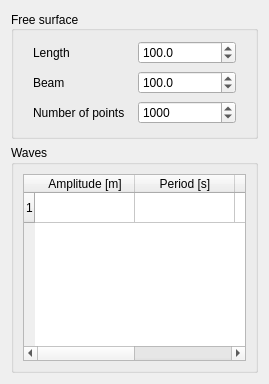
<?xml version="1.0" encoding="UTF-8"?>
<ui version="4.0">
 <class>TaskPanel</class>
 <widget class="QWidget" name="TaskPanel">
  <property name="geometry">
   <rect>
    <x>0</x>
    <y>0</y>
    <width>269</width>
    <height>384</height>
   </rect>
  </property>
  <property name="sizePolicy">
   <sizepolicy hsizetype="Preferred" vsizetype="Preferred">
    <horstretch>0</horstretch>
    <verstretch>1</verstretch>
   </sizepolicy>
  </property>
  <property name="minimumSize">
   <size>
    <width>0</width>
    <height>384</height>
   </size>
  </property>
  <property name="windowTitle">
   <string>Create new simulation</string>
  </property>
  <layout class="QGridLayout" name="gridLayout">
   <item row="0" column="0">
    <layout class="QVBoxLayout" name="verticalLayout">
     <property name="sizeConstraint">
      <enum>QLayout::SetMinimumSize</enum>
     </property>
     <item>
      <widget class="QGroupBox" name="FSDataBox">
       <property name="sizePolicy">
        <sizepolicy hsizetype="Preferred" vsizetype="Minimum">
         <horstretch>0</horstretch>
         <verstretch>1</verstretch>
        </sizepolicy>
       </property>
       <property name="minimumSize">
        <size>
         <width>0</width>
         <height>128</height>
        </size>
       </property>
       <property name="title">
        <string>Free surface</string>
       </property>
       <property name="alignment">
        <set>Qt::AlignLeading|Qt::AlignLeft|Qt::AlignVCenter</set>
       </property>
       <property name="flat">
        <bool>false</bool>
       </property>
       <layout class="QVBoxLayout" name="verticalLayout_2">
        <property name="sizeConstraint">
         <enum>QLayout::SetDefaultConstraint</enum>
        </property>
        <item>
         <layout class="QHBoxLayout" name="horizontalLayout_2">
          <property name="sizeConstraint">
           <enum>QLayout::SetMinimumSize</enum>
          </property>
          <property name="leftMargin">
           <number>10</number>
          </property>
          <property name="topMargin">
           <number>0</number>
          </property>
          <property name="rightMargin">
           <number>10</number>
          </property>
          <property name="bottomMargin">
           <number>0</number>
          </property>
          <item>
           <widget class="QLabel" name="LengthLabel">
            <property name="text">
             <string>Length</string>
            </property>
           </widget>
          </item>
          <item>
           <widget class="QDoubleSpinBox" name="Length">
            <property name="decimals">
             <number>1</number>
            </property>
            <property name="maximum">
             <double>1000000.000000000000000</double>
            </property>
            <property name="singleStep">
             <double>10.000000000000000</double>
            </property>
            <property name="value">
             <double>100.000000000000000</double>
            </property>
           </widget>
          </item>
         </layout>
        </item>
        <item>
         <layout class="QHBoxLayout" name="horizontalLayout_4">
          <property name="sizeConstraint">
           <enum>QLayout::SetMinimumSize</enum>
          </property>
          <property name="leftMargin">
           <number>10</number>
          </property>
          <property name="topMargin">
           <number>0</number>
          </property>
          <property name="rightMargin">
           <number>10</number>
          </property>
          <property name="bottomMargin">
           <number>0</number>
          </property>
          <item>
           <widget class="QLabel" name="BeamLabel">
            <property name="text">
             <string>Beam</string>
            </property>
           </widget>
          </item>
          <item>
           <widget class="QDoubleSpinBox" name="Beam">
            <property name="decimals">
             <number>1</number>
            </property>
            <property name="maximum">
             <double>1000000.000000000000000</double>
            </property>
            <property name="singleStep">
             <double>10.000000000000000</double>
            </property>
            <property name="value">
             <double>100.000000000000000</double>
            </property>
           </widget>
          </item>
         </layout>
        </item>
        <item>
         <layout class="QHBoxLayout" name="horizontalLayout_5">
          <property name="sizeConstraint">
           <enum>QLayout::SetMinimumSize</enum>
          </property>
          <property name="leftMargin">
           <number>10</number>
          </property>
          <property name="topMargin">
           <number>0</number>
          </property>
          <property name="rightMargin">
           <number>10</number>
          </property>
          <property name="bottomMargin">
           <number>0</number>
          </property>
          <item>
           <widget class="QLabel" name="NLabel">
            <property name="text">
             <string>Number of points</string>
            </property>
           </widget>
          </item>
          <item>
           <widget class="QSpinBox" name="N">
            <property name="minimum">
             <number>1</number>
            </property>
            <property name="maximum">
             <number>1000000000</number>
            </property>
            <property name="value">
             <number>1000</number>
            </property>
           </widget>
          </item>
         </layout>
        </item>
       </layout>
      </widget>
     </item>
     <item>
      <widget class="QGroupBox" name="WavesDataBox">
       <property name="sizePolicy">
        <sizepolicy hsizetype="Preferred" vsizetype="Preferred">
         <horstretch>0</horstretch>
         <verstretch>2</verstretch>
        </sizepolicy>
       </property>
       <property name="minimumSize">
        <size>
         <width>0</width>
         <height>0</height>
        </size>
       </property>
       <property name="maximumSize">
        <size>
         <width>16777215</width>
         <height>16777215</height>
        </size>
       </property>
       <property name="baseSize">
        <size>
         <width>0</width>
         <height>0</height>
        </size>
       </property>
       <property name="title">
        <string>Waves</string>
       </property>
       <layout class="QVBoxLayout" name="verticalLayout_3" stretch="0">
        <property name="sizeConstraint">
         <enum>QLayout::SetDefaultConstraint</enum>
        </property>
        <item>
         <widget class="QTableWidget" name="Waves">
          <property name="sizePolicy">
           <sizepolicy hsizetype="Preferred" vsizetype="Expanding">
            <horstretch>0</horstretch>
            <verstretch>0</verstretch>
           </sizepolicy>
          </property>
          <property name="alternatingRowColors">
           <bool>true</bool>
          </property>
          <property name="rowCount">
           <number>1</number>
          </property>
          <attribute name="horizontalHeaderVisible">
           <bool>true</bool>
          </attribute>
          <row/>
          <column>
           <property name="text">
            <string>Amplitude [m]</string>
           </property>
          </column>
          <column>
           <property name="text">
            <string>Period [s]</string>
           </property>
          </column>
          <column>
           <property name="text">
            <string>Phase [rad]</string>
           </property>
          </column>
          <column>
           <property name="text">
            <string>Heading [deg]</string>
           </property>
          </column>
         </widget>
        </item>
       </layout>
      </widget>
     </item>
    </layout>
   </item>
  </layout>
 </widget>
 <resources/>
 <connections/>
</ui>
